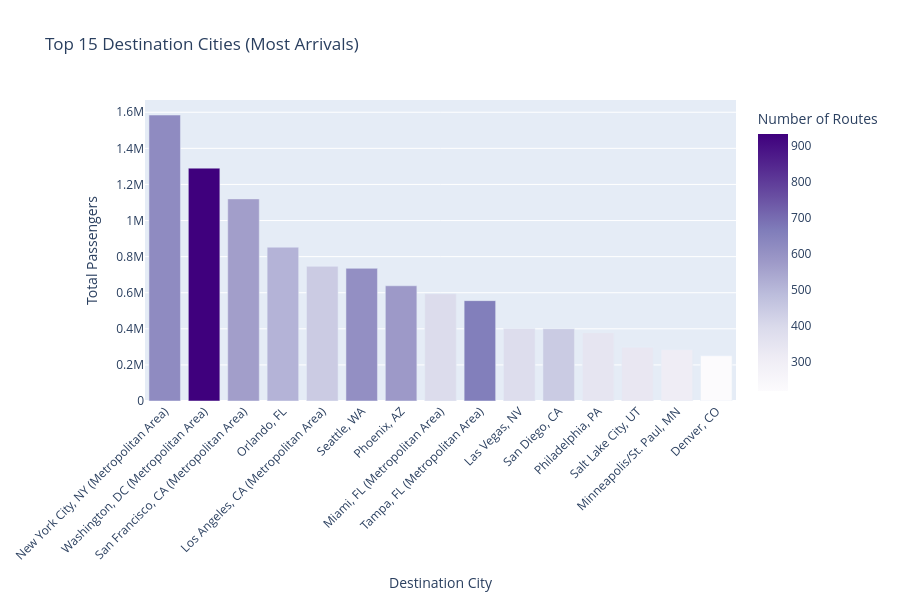

Write notebook code for a chart like this one.
### Markdown cell above
## 5. Top Destination Cities

Where are people flying to?

### Code cell
dest_stats = df.groupby('city2').agg({
    'passengers': 'sum',
    'route': 'count',
    'fare': 'mean'
}).reset_index()
dest_stats.columns = ['City', 'Total Passengers', 'Number of Routes', 'Avg Fare']

top_dests = dest_stats.nlargest(15, 'Total Passengers')

fig = px.bar(top_dests, 
             x='City', 
             y='Total Passengers',
             title='Top 15 Destination Cities (Most Arrivals)',
             labels={'Total Passengers': 'Total Passengers', 'City': 'Destination City'},
             color='Number of Routes',
             color_continuous_scale='Purples',
             hover_data={'Avg Fare': ':.2f'})

fig.update_layout(xaxis_tickangle=-45, height=600)
fig.show()

### Figure 1 — Plotly figure (JSON) as saved in the notebook; plotly's stock layout.template omitted (floating-point values rounded to 4 significant figures)
{"data": [{"customdata": [[243.6], [244.9], [282.3], [193.6], [269.9], [259.8], [245.8], [210.9], [208.2], [220.3], [267.2], [245.3], [291.4], [247.7], [218.9]], "hovertemplate": "Destination City=%{x}<br>Total Passengers=%{y}<br>Avg Fare=%{customdata[0]:.2f}<br>Number of Routes=%{marker.color}<extra></extra>", "legendgroup": "", "marker": {"color": [621, 932, 564, 510, 442, 608, 577, 386, 658, 382, 444, 344, 334, 309, 218], "coloraxis": "coloraxis", "pattern": {"shape": ""}}, "name": "", "orientation": "v", "showlegend": false, "textposition": "auto", "type": "bar", "x": ["New York City, NY (Metropolitan Area)", "Washington, DC (Metropolitan Area)", "San Francisco, CA (Metropolitan Area)", "Orlando, FL", "Los Angeles, CA (Metropolitan Area)", "Seattle, WA", "Phoenix, AZ", "Miami, FL (Metropolitan Area)", "Tampa, FL (Metropolitan Area)", "Las Vegas, NV", "San Diego, CA", "Philadelphia, PA", "Salt Lake City, UT", "Minneapolis/St. Paul, MN", "Denver, CO"], "xaxis": "x", "y": [1584554, 1290337, 1119948, 852381, 746022, 735226, 638527, 594311, 556147, 401428, 400234, 378794, 298431, 284050, 250741], "yaxis": "y"}], "layout": {"barmode": "relative", "coloraxis": {"colorbar": {"title": {"text": "Number of Routes"}}, "colorscale": [[0, "rgb(252,251,253)"], [0.125, "rgb(239,237,245)"], [0.25, "rgb(218,218,235)"], [0.375, "rgb(188,189,220)"], [0.5, "rgb(158,154,200)"], [0.625, "rgb(128,125,186)"], [0.75, "rgb(106,81,163)"], [0.875, "rgb(84,39,143)"], [1, "rgb(63,0,125)"]]}, "height": 600, "legend": {"tracegroupgap": 0}, "title": {"text": "Top 15 Destination Cities (Most Arrivals)"}, "xaxis": {"anchor": "y", "domain": [0, 1], "tickangle": -45, "title": {"text": "Destination City"}}, "yaxis": {"anchor": "x", "domain": [0, 1], "title": {"text": "Total Passengers"}}}}
